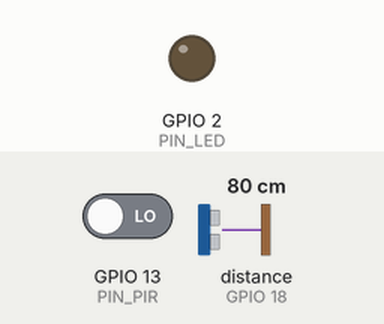
The program below on a simulated ESP32. On the bench: output pins drawn as LEDs (lit = HIGH). Inputs (shaded band) come from the test bench; at power-on: GPIO 13 (PIN_PIR) LOW, distance to the obstacle (sensor on GPIO 18) 80 cm. The echo pulse lasts 58.3 µs per cm; WiFi joins after 1.5 s; servers stay silent unless stated; no MQTT or app messages arrive unless stated; pins used as bus, display or sensor lines are not drawn; what the program prints to the serial monitor is not drawn.

Above: at 2.9 s.
3.0 s: GPIO 13 (PIN_PIR) driven HIGH
4.5 s: distance to the obstacle (sensor on GPIO 18) set to 39 cm
6.0 s: distance to the obstacle (sensor on GPIO 18) set to 34 cm
At 7.4 s:
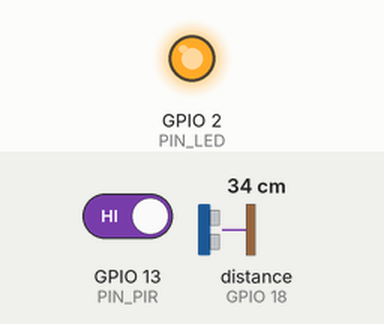
Timing chart, 0 to 13.5 s (numbered marks = the images above; inputs shaded):
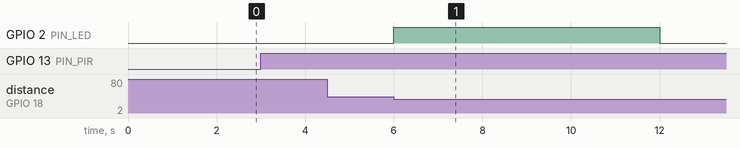

Measured:
- the behaviour switches between 37 and 36 cm on distance to the obstacle (sensor on GPIO 18) (found by bisection; images 0 and 1)
- after the input at 3.0 s, every drawn part: stays the same
- after the input at 4.5 s, every drawn part: stays the same
- after the input at 6.0 s, GPIO 2 (PIN_LED): LOW → HIGH at once, → LOW 6.0 s later

The program:

main.cpp
```cpp
#include <esp_now.h>
#include <WiFi.h>
#include <PubSubClient.h>

//  CONFIGURAÇÃO DO SISTEMA
#define MEU_PISO  2 // Mude para 1 no ESP do piso inferior, e 2 no do piso superior

#if MEU_PISO == 1
  uint8_t MAC_VIZINHO[] = {0x94, 0xE6, 0x86, 0x05, 0xA3, 0x68};
#else
  uint8_t MAC_VIZINHO[] = {0x3C, 0x71, 0xBF, 0x45, 0xB2, 0x94};
#endif

#define PIN_PIR    13
#define PIN_TRIG    5
#define PIN_ECHO   18
#define PIN_LED     2

#define DIST_MAX_CM       35
#define TIMEOUT_CONFIRMA  6000
#define JANELA_FLUXO      35000
#define TEMPO_COMMIT      5000
#define COOLDOWN_MS       1000

#define PKT_DETECCAO  0
#define PKT_CANCELAR  1

//  CONFIGURAÇÃO WI-FI E MQTT (ADAFRUIT IO)
const char* WIFI_SSID = "";
const char* WIFI_PASS = "";

const char* MQTT_SERVER = "io.adafruit.com";
const int   MQTT_PORT   = 1883;
const char* MQTT_USER   = " ";
const char* MQTT_PASS   = " ";

const char* FEED_FLUXO  = " ";
const char* FEED_GRAFICO  = " ";


WiFiClient espClient;
PubSubClient mqtt(espClient);

//  FILA DE DETECÇÕES DO VIZINHO
#define FILA_MAX 8
unsigned long filaVizinho[FILA_MAX];
uint8_t       filaTamanho = 0;

void filaAdicionar() {
    if (filaTamanho < FILA_MAX) {
        filaVizinho[filaTamanho++] = millis();
    } else {
        Serial.println("[FILA] Cheia — entrada descartada");
    }
}

void filaConsumirAntiga() {
    if (filaTamanho == 0) return;
    for (uint8_t i = 0; i < filaTamanho - 1; i++)
        filaVizinho[i] = filaVizinho[i + 1];
    filaTamanho--;
}

void filaRemoverRecente() {
    if (filaTamanho > 0) filaTamanho--;
}

bool filaTemValida(unsigned long agora) {
    if (filaTamanho == 0) return false;
    if (agora - filaVizinho[0] >= JANELA_FLUXO) {
        Serial.println("[FILA] Entrada expirada, descartando.");
        filaConsumirAntiga();
        return filaTemValida(agora);
    }
    return true;
}

//  ESTRUTURA ESP-NOW
typedef struct {
    uint8_t  piso;
    uint8_t  tipo;
    uint32_t millis_local;
} PacoteEspNow;

//  MÁQUINA DE ESTADOS
enum Estado { AGUARDANDO, CONFIRMANDO, MONITORANDO, COOLDOWN };
Estado estado = AGUARDANDO;

volatile uint8_t contadorPIR = 0;
void IRAM_ATTR isrPIR() { contadorPIR++; }

unsigned long tEntradaEstado = 0;
bool zonaLivre = false;

//  CONEXÃO MQTT
void manterConexaoMQTT() {
    if (!mqtt.connected()) {
        Serial.print("[MQTT] Conectando ao Adafruit IO... ");
        String clientId = "ESP32_Piso_" + String(MEU_PISO);

        if (mqtt.connect(clientId.c_str(), MQTT_USER, MQTT_PASS)) {
            Serial.println("Conectado!");
        } else {
            Serial.print("Falhou, rc=");
            Serial.print(mqtt.state());
            Serial.println(". Tentando novamente na proxima iteracao.");
        }
    }
    mqtt.loop();
}

//  SENSORES E COMUNICAÇÃO

long lerDistancia() {
    digitalWrite(PIN_TRIG, LOW);  delayMicroseconds(2);
    digitalWrite(PIN_TRIG, HIGH); delayMicroseconds(10);
    digitalWrite(PIN_TRIG, LOW);
    long pulso = pulseIn(PIN_ECHO, HIGH, 30000);
    return (pulso == 0) ? 999 : (pulso * 0.034 / 2);
}

void enviarPacote(uint8_t tipo) {
    PacoteEspNow pkt = { (uint8_t)MEU_PISO, tipo, (uint32_t)millis() };
    esp_err_t r = esp_now_send(MAC_VIZINHO, (uint8_t*)&pkt, sizeof(pkt));
    Serial.printf("[ESP-NOW] %s → %s\n",
        tipo == PKT_DETECCAO ? "Deteccao" : "CANCELAMENTO",
        r == ESP_OK ? "OK" : "FALHOU");
}

void aoReceber(const esp_now_recv_info *info, const uint8_t *dados, int len) {
    if (len != sizeof(PacoteEspNow)) return;
    PacoteEspNow pkt;
    memcpy(&pkt, dados, sizeof(pkt));

    if (pkt.tipo == PKT_CANCELAR) {
        filaRemoverRecente();
        Serial.printf("[ESP-NOW] Cancelamento do piso %d (fila: %d)\n", pkt.piso, filaTamanho);
    } else {
        filaAdicionar();
        Serial.printf("[ESP-NOW] Deteccao do piso %d (fila: %d)\n", pkt.piso, filaTamanho);
    }
}

//  DIREÇÃO (REPORTA AO MQTT)
void verificarEReportarDirecao() {
    unsigned long agora = millis();
    if (filaTemValida(agora)) {
        Serial.println();
        Serial.println("╔══════════════════════════════════════════╗");

        float valorFluxo;

        if (MEU_PISO == 2) {
            Serial.println("║   ▲  SUBIDA DETECTADA     (1 → 2)       ║");
            mqtt.publish(FEED_FLUXO, "Subida (1 -> 2)");
            valorFluxo = 1.0;
        } else {
            Serial.println("║   ▼  DESCIDA DETECTADA    (2 → 1)       ║");
            mqtt.publish(FEED_FLUXO, "Descida (2 -> 1)");
            valorFluxo = 0.0;
        }

        mqtt.publish(FEED_GRAFICO, String(valorFluxo).c_str());


        Serial.printf ("║   Deteccoes vizinho na fila: %d           ║\n", filaTamanho);
        Serial.println("╚══════════════════════════════════════════╝");
        Serial.println();
        filaConsumirAntiga();
    } else {
        Serial.printf("[LOCAL] Piso %d committed. Vizinho reportara a direcao.\n", MEU_PISO);
    }
}

void setup() {
    Serial.begin(115200);
    delay(200);

    pinMode(PIN_PIR,  INPUT);
    pinMode(PIN_LED,  OUTPUT);
    pinMode(PIN_TRIG, OUTPUT);
    pinMode(PIN_ECHO, INPUT);
    attachInterrupt(digitalPinToInterrupt(PIN_PIR), isrPIR, RISING);

    WiFi.mode(WIFI_STA);
    Serial.print("\n[WIFI] Conectando a rede... ");
    WiFi.begin(WIFI_SSID, WIFI_PASS);

    while (WiFi.status() != WL_CONNECTED) {
        delay(500);
        Serial.print(".");
    }
    Serial.println("\n[WIFI] Conectado!");
    Serial.printf("[WIFI] Canal em uso: %d\n", WiFi.channel());

    // Configurar MQTT
    mqtt.setServer(MQTT_SERVER, MQTT_PORT);

    // Inicializar ESP-NOW
    if (esp_now_init() != ESP_OK) { Serial.println("[ERRO] ESP-NOW"); return; }
    esp_now_register_recv_cb(aoReceber);

    esp_now_peer_info_t peer = {};
    memcpy(peer.peer_addr, MAC_VIZINHO, 6);
    peer.channel = 0; // 0 significa que vai usar o canal atual (o mesmo do Wi-Fi)
    peer.encrypt = false;
    if (esp_now_add_peer(&peer) != ESP_OK) { Serial.println("[ERRO] Peer"); return; }

    Serial.println();
    Serial.println("══════════════════════════════════════════");
    Serial.printf ("   PISO %d ONLINE\n", MEU_PISO);
    Serial.printf ("   Dist. limite   : %d cm\n", DIST_MAX_CM);
    Serial.printf ("   Janela de fluxo: %d s\n",  JANELA_FLUXO / 1000);
    Serial.printf ("   Tempo commit   : %d s\n",  TEMPO_COMMIT / 1000);
    Serial.printf ("   Capacidade fila: %d\n",    FILA_MAX);
    Serial.println("══════════════════════════════════════════\n");
}

void loop() {
    // Mantém a conexão com o Adafruit IO viva
    if (WiFi.status() == WL_CONNECTED) {
        manterConexaoMQTT();
    }

    unsigned long agora = millis();

    switch (estado) {
        case AGUARDANDO:
            if (contadorPIR > 0) {
                contadorPIR--;
                tEntradaEstado = agora;
                zonaLivre      = false;
                estado         = CONFIRMANDO;
                Serial.printf("[PIR] Evento (restantes na fila: %d). Confirmando...\n", contadorPIR);
            }
            break;

        case CONFIRMANDO: {
            long d = lerDistancia();

            if (d > 0 && d <= DIST_MAX_CM) {
                digitalWrite(PIN_LED, HIGH);
                Serial.printf("[CONFIRMADO] Piso %d — %ld cm. Monitorando retorno...\n", MEU_PISO, d);
                enviarPacote(PKT_DETECCAO);
                zonaLivre      = false;
                tEntradaEstado = agora;
                estado         = MONITORANDO;
            }
            else if (agora - tEntradaEstado > TIMEOUT_CONFIRMA) {
                Serial.println("[TIMEOUT] Ultrassonico nao confirmou.\n");
                estado = AGUARDANDO;
            }
            break;
        }

        case MONITORANDO: {
            long d = lerDistancia();
            unsigned long tempo = agora - tEntradaEstado;

            if (!zonaLivre && d > DIST_MAX_CM) {
                zonaLivre = true;
                Serial.println("[MONIT] Zona livre. Aguardando commit...");
            }

            if (tempo >= TEMPO_COMMIT) {
                Serial.println("[COMMIT] Passagem definitiva.");
                verificarEReportarDirecao();
                tEntradaEstado = agora;
                estado         = COOLDOWN;
            }
            break;
        }

        case COOLDOWN:
            if (agora - tEntradaEstado >= COOLDOWN_MS) {
                digitalWrite(PIN_LED, LOW);
                estado = AGUARDANDO;
                Serial.printf("[PRONTO] Reiniciado. PIR na fila: %d\n\n", contadorPIR);
            }
            break;
    }
}
```
